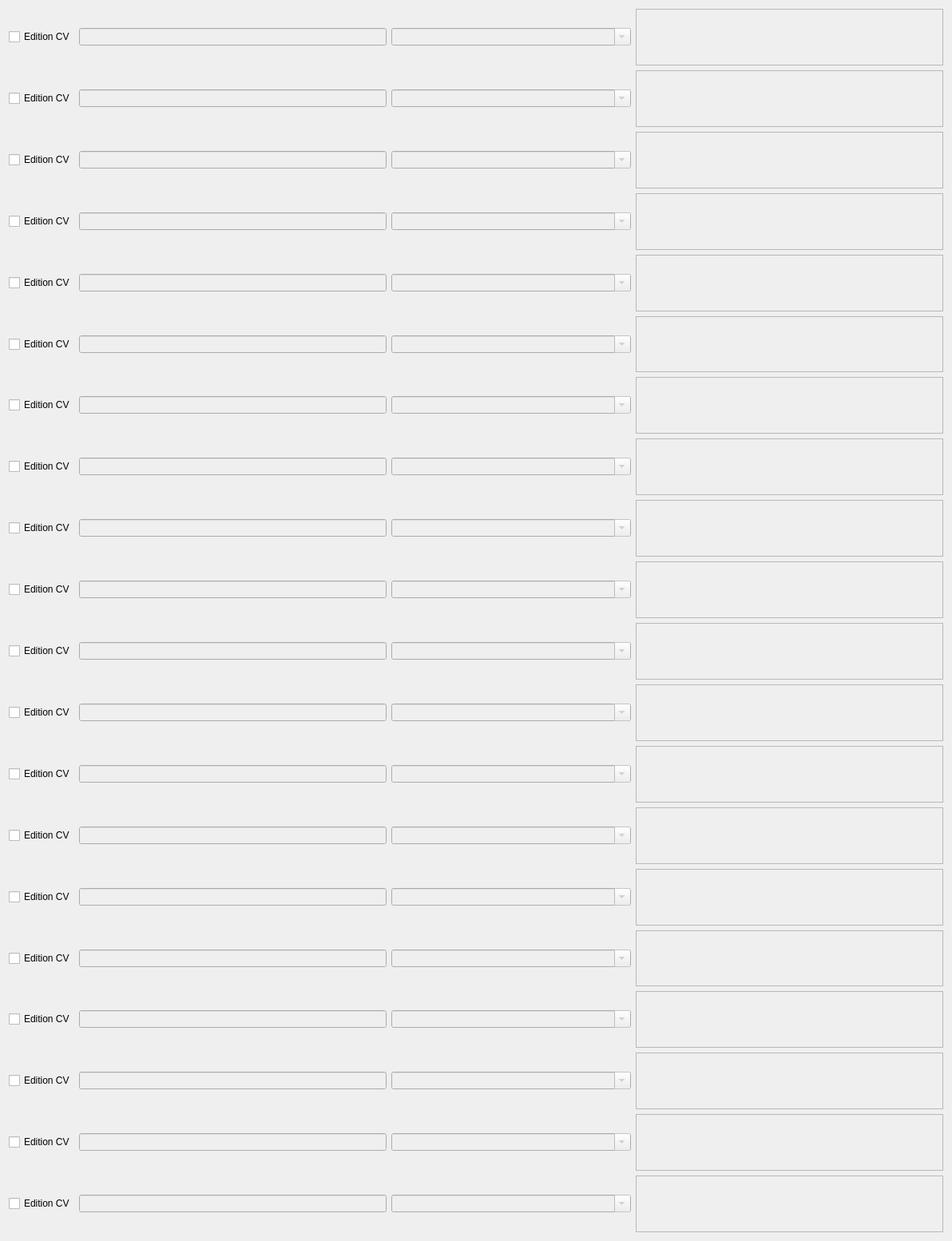
      <widget class="QWidget" name="scrollAreaWidgetContents_2">
       <property name="geometry">
        <rect>
         <x>0</x>
         <y>0</y>
         <width>1192</width>
         <height>1554</height>
        </rect>
       </property>
       <layout class="QGridLayout" name="gridLayout_6">
        <item row="0" column="0">
         <layout class="QGridLayout" name="gridLayout_2">
          <item row="4" column="3">
           <widget class="QTextEdit" name="textEdit_resultat_instru_3">
            <property name="enabled">
             <bool>false</bool>
            </property>
           </widget>
          </item>
          <item row="0" column="0">
           <widget class="QCheckBox" name="checkBox">
            <property name="text">
             <string>Edition CV</string>
            </property>
           </widget>
          </item>
          <item row="0" column="1">
           <widget class="QLineEdit" name="lineEdit_instrum_1">
            <property name="enabled">
             <bool>false</bool>
            </property>
            <property name="maximumSize">
             <size>
              <width>16777215</width>
              <height>16777215</height>
             </size>
            </property>
            <property name="styleSheet">
             <string notr="true">border-color: rgb(0, 0, 0);</string>
            </property>
            <property name="maxLength">
             <number>32766</number>
            </property>
           </widget>
          </item>
          <item row="0" column="2">
           <widget class="QComboBox" name="comboBox_ref_emt_1">
            <property name="enabled">
             <bool>false</bool>
            </property>
            <property name="minimumSize">
             <size>
              <width>300</width>
              <height>0</height>
             </size>
            </property>
            <property name="editable">
             <bool>true</bool>
            </property>
           </widget>
          </item>
          <item row="0" column="3">
           <widget class="QTextEdit" name="textEdit_resultat_instru_1">
            <property name="enabled">
             <bool>false</bool>
            </property>
           </widget>
          </item>
          <item row="4" column="2">
           <widget class="QComboBox" name="comboBox_ref_emt_3">
            <property name="enabled">
             <bool>false</bool>
            </property>
            <property name="editable">
             <bool>true</bool>
            </property>
           </widget>
          </item>
          <item row="5" column="2">
           <widget class="QComboBox" name="comboBox_ref_emt_4">
            <property name="enabled">
             <bool>false</bool>
            </property>
            <property name="editable">
             <bool>true</bool>
            </property>
           </widget>
          </item>
          <item row="7" column="0">
           <widget class="QCheckBox" name="checkBox_6">
            <property name="text">
             <string>Edition CV</string>
            </property>
           </widget>
          </item>
          <item row="17" column="0">
           <widget class="QCheckBox" name="checkBox_16">
            <property name="text">
             <string>Edition CV</string>
            </property>
           </widget>
          </item>
          <item row="12" column="0">
           <widget class="QCheckBox" name="checkBox_11">
            <property name="text">
             <string>Edition CV</string>
            </property>
           </widget>
          </item>
          <item row="10" column="0">
           <widget class="QCheckBox" name="checkBox_9">
            <property name="text">
             <string>Edition CV</string>
            </property>
           </widget>
          </item>
          <item row="6" column="0">
           <widget class="QCheckBox" name="checkBox_5">
            <property name="text">
             <string>Edition CV</string>
            </property>
           </widget>
          </item>
          <item row="2" column="2">
           <widget class="QComboBox" name="comboBox_ref_emt_2">
            <property name="enabled">
             <bool>false</bool>
            </property>
            <property name="editable">
             <bool>true</bool>
            </property>
           </widget>
          </item>
          <item row="5" column="3">
           <widget class="QTextEdit" name="textEdit_resultat_instru_4">
            <property name="enabled">
             <bool>false</bool>
            </property>
           </widget>
          </item>
          <item row="16" column="0">
           <widget class="QCheckBox" name="checkBox_15">
            <property name="text">
             <string>Edition CV</string>
            </property>
           </widget>
          </item>
          <item row="9" column="0">
           <widget class="QCheckBox" name="checkBox_8">
            <property name="text">
             <string>Edition CV</string>
            </property>
           </widget>
          </item>
          <item row="2" column="0">
           <widget class="QCheckBox" name="checkBox_2">
            <property name="text">
             <string>Edition CV</string>
            </property>
           </widget>
          </item>
          <item row="15" column="0">
           <widget class="QCheckBox" name="checkBox_14">
            <property name="text">
             <string>Edition CV</string>
            </property>
           </widget>
          </item>
          <item row="2" column="1">
           <widget class="QLineEdit" name="lineEdit_instrum_2">
            <property name="enabled">
             <bool>false</bool>
            </property>
           </widget>
          </item>
          <item row="4" column="1">
           <widget class="QLineEdit" name="lineEdit_instrum_3">
            <property name="enabled">
             <bool>false</bool>
            </property>
           </widget>
          </item>
          <item row="5" column="0">
           <widget class="QCheckBox" name="checkBox_4">
            <property name="text">
             <string>Edition CV</string>
            </property>
           </widget>
          </item>
          <item row="19" column="0">
           <widget class="QCheckBox" name="checkBox_18">
            <property name="text">
             <string>Edition CV</string>
            </property>
           </widget>
          </item>
          <item row="2" column="3">
           <widget class="QTextEdit" name="textEdit_resultat_instru_2">
            <property name="enabled">
             <bool>false</bool>
            </property>
           </widget>
          </item>
          <item row="8" column="0">
           <widget class="QCheckBox" name="checkBox_7">
            <property name="text">
             <string>Edition CV</string>
            </property>
           </widget>
          </item>
          <item row="11" column="0">
           <widget class="QCheckBox" name="checkBox_10">
            <property name="text">
             <string>Edition CV</string>
            </property>
           </widget>
          </item>
          <item row="13" column="0">
           <widget class="QCheckBox" name="checkBox_12">
            <property name="text">
             <string>Edition CV</string>
            </property>
           </widget>
          </item>
          <item row="4" column="0">
           <widget class="QCheckBox" name="checkBox_3">
            <property name="text">
             <string>Edition CV</string>
            </property>
           </widget>
          </item>
          <item row="5" column="1">
           <widget class="QLineEdit" name="lineEdit_instrum_4">
            <property name="enabled">
             <bool>false</bool>
            </property>
           </widget>
          </item>
          <item row="20" column="0">
           <widget class="QCheckBox" name="checkBox_19">
            <property name="text">
             <string>Edition CV</string>
            </property>
           </widget>
          </item>
          <item row="18" column="0">
           <widget class="QCheckBox" name="checkBox_17">
            <property name="text">
             <string>Edition CV</string>
            </property>
           </widget>
          </item>
          <item row="14" column="0">
           <widget class="QCheckBox" name="checkBox_13">
            <property name="text">
             <string>Edition CV</string>
            </property>
           </widget>
          </item>
          <item row="21" column="0">
           <widget class="QCheckBox" name="checkBox_20">
            <property name="text">
             <string>Edition CV</string>
            </property>
           </widget>
          </item>
          <item row="6" column="1">
           <widget class="QLineEdit" name="lineEdit_instrum_5">
            <property name="enabled">
             <bool>false</bool>
            </property>
           </widget>
          </item>
          <item row="7" column="1">
           <widget class="QLineEdit" name="lineEdit_instrum_6">
            <property name="enabled">
             <bool>false</bool>
            </property>
           </widget>
          </item>
          <item row="8" column="1">
           <widget class="QLineEdit" name="lineEdit_instrum_7">
            <property name="enabled">
             <bool>false</bool>
            </property>
           </widget>
          </item>
          <item row="9" column="1">
           <widget class="QLineEdit" name="lineEdit_instrum_8">
            <property name="enabled">
             <bool>false</bool>
            </property>
           </widget>
          </item>
          <item row="10" column="1">
           <widget class="QLineEdit" name="lineEdit_instrum_9">
            <property name="enabled">
             <bool>false</bool>
            </property>
           </widget>
          </item>
          <item row="11" column="1">
           <widget class="QLineEdit" name="lineEdit_instrum_10">
            <property name="enabled">
             <bool>false</bool>
            </property>
           </widget>
          </item>
          <item row="12" column="1">
           <widget class="QLineEdit" name="lineEdit_instrum_11">
            <property name="enabled">
             <bool>false</bool>
            </property>
           </widget>
          </item>
          <item row="13" column="1">
           <widget class="QLineEdit" name="lineEdit_instrum_12">
            <property name="enabled">
             <bool>false</bool>
            </property>
            <property name="acceptDrops">
             <bool>true</bool>
            </property>
            <property name="frame">
             <bool>true</bool>
            </property>
            <property name="readOnly">
             <bool>true</bool>
            </property>
           </widget>
          </item>
          <item row="14" column="1">
           <widget class="QLineEdit" name="lineEdit_instrum_13">
            <property name="enabled">
             <bool>false</bool>
            </property>
           </widget>
          </item>
          <item row="15" column="1">
           <widget class="QLineEdit" name="lineEdit_instrum_14">
            <property name="enabled">
             <bool>false</bool>
            </property>
           </widget>
          </item>
          <item row="16" column="1">
           <widget class="QLineEdit" name="lineEdit_instrum_15">
            <property name="enabled">
             <bool>false</bool>
            </property>
           </widget>
          </item>
          <item row="17" column="1">
           <widget class="QLineEdit" name="lineEdit_instrum_16">
            <property name="enabled">
             <bool>false</bool>
            </property>
           </widget>
          </item>
          <item row="18" column="1">
           <widget class="QLineEdit" name="lineEdit_instrum_17">
            <property name="enabled">
             <bool>false</bool>
            </property>
           </widget>
          </item>
          <item row="6" column="2">
           <widget class="QComboBox" name="comboBox_ref_emt_5">
            <property name="enabled">
             <bool>false</bool>
            </property>
            <property name="editable">
             <bool>true</bool>
            </property>
           </widget>
          </item>
          <item row="7" column="2">
           <widget class="QComboBox" name="comboBox_ref_emt_6">
            <property name="enabled">
             <bool>false</bool>
            </property>
            <property name="editable">
             <bool>true</bool>
            </property>
           </widget>
          </item>
          <item row="8" column="2">
           <widget class="QComboBox" name="comboBox_ref_emt_7">
            <property name="enabled">
             <bool>false</bool>
            </property>
            <property name="editable">
             <bool>true</bool>
            </property>
           </widget>
          </item>
          <item row="9" column="2">
           <widget class="QComboBox" name="comboBox_ref_emt_8">
            <property name="enabled">
             <bool>false</bool>
            </property>
            <property name="editable">
             <bool>true</bool>
            </property>
           </widget>
          </item>
          <item row="10" column="2">
           <widget class="QComboBox" name="comboBox_ref_emt_9">
            <property name="enabled">
             <bool>false</bool>
            </property>
            <property name="editable">
             <bool>true</bool>
            </property>
           </widget>
          </item>
          <item row="11" column="2">
           <widget class="QComboBox" name="comboBox_ref_emt_10">
            <property name="enabled">
             <bool>false</bool>
            </property>
            <property name="editable">
             <bool>true</bool>
            </property>
           </widget>
          </item>
          <item row="12" column="2">
           <widget class="QComboBox" name="comboBox_ref_emt_11">
            <property name="enabled">
             <bool>false</bool>
            </property>
            <property name="editable">
             <bool>true</bool>
            </property>
           </widget>
          </item>
          <item row="13" column="2">
           <widget class="QComboBox" name="comboBox_ref_emt_12">
            <property name="enabled">
             <bool>false</bool>
            </property>
            <property name="editable">
             <bool>true</bool>
            </property>
           </widget>
          </item>
          <item row="14" column="2">
           <widget class="QComboBox" name="comboBox_ref_emt_13">
            <property name="enabled">
             <bool>false</bool>
            </property>
            <property name="editable">
             <bool>true</bool>
            </property>
           </widget>
          </item>
          <item row="15" column="2">
           <widget class="QComboBox" name="comboBox_ref_emt_14">
            <property name="enabled">
             <bool>false</bool>
            </property>
            <property name="editable">
             <bool>true</bool>
            </property>
           </widget>
          </item>
          <item row="16" column="2">
           <widget class="QComboBox" name="comboBox_ref_emt_15">
            <property name="enabled">
             <bool>false</bool>
            </property>
            <property name="editable">
             <bool>true</bool>
            </property>
           </widget>
          </item>
          <item row="17" column="2">
           <widget class="QComboBox" name="comboBox_ref_emt_16">
            <property name="enabled">
             <bool>false</bool>
            </property>
            <property name="editable">
             <bool>true</bool>
            </property>
           </widget>
          </item>
          <item row="18" column="2">
           <widget class="QComboBox" name="comboBox_ref_emt_17">
            <property name="enabled">
             <bool>false</bool>
            </property>
            <property name="editable">
             <bool>true</bool>
            </property>
           </widget>
          </item>
          <item row="19" column="2">
           <widget class="QComboBox" name="comboBox_ref_emt_18">
            <property name="enabled">
             <bool>false</bool>
            </property>
            <property name="editable">
             <bool>true</bool>
            </property>
           </widget>
          </item>
          <item row="20" column="2">
           <widget class="QComboBox" name="comboBox_ref_emt_19">
            <property name="enabled">
             <bool>false</bool>
            </property>
            <property name="editable">
             <bool>true</bool>
            </property>
           </widget>
          </item>
          <item row="21" column="2">
           <widget class="QComboBox" name="comboBox_ref_emt_20">
            <property name="enabled">
             <bool>false</bool>
            </property>
            <property name="editable">
             <bool>true</bool>
            </property>
           </widget>
          </item>
          <item row="19" column="1">
           <widget class="QLineEdit" name="lineEdit_instrum_18">
            <property name="enabled">
             <bool>false</bool>
            </property>
           </widget>
          </item>
          <item row="20" column="1">
           <widget class="QLineEdit" name="lineEdit_instrum_19">
            <property name="enabled">
             <bool>false</bool>
            </property>
           </widget>
          </item>
          <item row="21" column="1">
           <widget class="QLineEdit" name="lineEdit_instrum_20">
            <property name="enabled">
             <bool>false</bool>
            </property>
           </widget>
          </item>
          <item row="6" column="3">
           <widget class="QTextEdit" name="textEdit_resultat_instru_5">
            <property name="enabled">
             <bool>false</bool>
            </property>
           </widget>
          </item>
          <item row="7" column="3">
           <widget class="QTextEdit" name="textEdit_resultat_instru_6">
            <property name="enabled">
             <bool>false</bool>
            </property>
           </widget>
          </item>
          <item row="8" column="3">
           <widget class="QTextEdit" name="textEdit_resultat_instru_7">
            <property name="enabled">
             <bool>false</bool>
            </property>
           </widget>
          </item>
          <item row="9" column="3">
           <widget class="QTextEdit" name="textEdit_resultat_instru_8">
            <property name="enabled">
             <bool>false</bool>
            </property>
           </widget>
          </item>
          <item row="10" column="3">
           <widget class="QTextEdit" name="textEdit_resultat_instru_9">
            <property name="enabled">
             <bool>false</bool>
            </property>
           </widget>
          </item>
          <item row="11" column="3">
           <widget class="QTextEdit" name="textEdit_resultat_instru_10">
            <property name="enabled">
             <bool>false</bool>
            </property>
           </widget>
          </item>
          <item row="12" column="3">
           <widget class="QTextEdit" name="textEdit_resultat_instru_11">
            <property name="enabled">
             <bool>false</bool>
            </property>
           </widget>
          </item>
          <item row="13" column="3">
           <widget class="QTextEdit" name="textEdit_resultat_instru_12">
            <property name="enabled">
             <bool>false</bool>
            </property>
           </widget>
          </item>
          <item row="14" column="3">
           <widget class="QTextEdit" name="textEdit_resultat_instru_13">
            <property name="enabled">
             <bool>false</bool>
            </property>
           </widget>
          </item>
          <item row="15" column="3">
           <widget class="QTextEdit" name="textEdit_resultat_instru_14">
            <property name="enabled">
             <bool>false</bool>
            </property>
           </widget>
          </item>
          <item row="16" column="3">
           <widget class="QTextEdit" name="textEdit_resultat_instru_15">
            <property name="enabled">
             <bool>false</bool>
            </property>
           </widget>
          </item>
          <item row="17" column="3">
           <widget class="QTextEdit" name="textEdit_resultat_instru_16">
            <property name="enabled">
             <bool>false</bool>
            </property>
           </widget>
          </item>
          <item row="18" column="3">
           <widget class="QTextEdit" name="textEdit_resultat_instru_17">
            <property name="enabled">
             <bool>false</bool>
            </property>
           </widget>
          </item>
          <item row="19" column="3">
           <widget class="QTextEdit" name="textEdit_resultat_instru_18">
            <property name="enabled">
             <bool>false</bool>
            </property>
           </widget>
          </item>
          <item row="20" column="3">
           <widget class="QTextEdit" name="textEdit_resultat_instru_19">
            <property name="enabled">
             <bool>false</bool>
            </property>
           </widget>
          </item>
          <item row="21" column="3">
           <widget class="QTextEdit" name="textEdit_resultat_instru_20">
            <property name="enabled">
             <bool>false</bool>
            </property>
           </widget>
          </item>
         </layout>
        </item>
       </layout>
      </widget>
